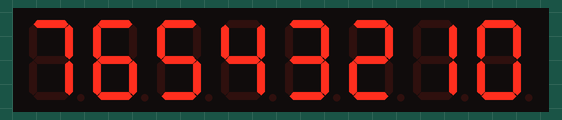
This program was run on a simulated ATmega32, built with avr-gcc and emulated at 1 MHz. On the bench: 8-digit seven-segment display. Wiring (inferred from the names in the program): MAX7219 LED driver: CS PB4.

Above: at 0.1 s.
At 16.1 s:
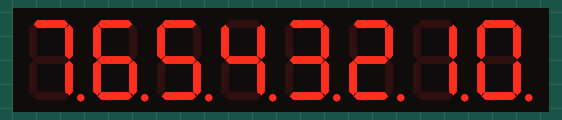
At 25.1 s:
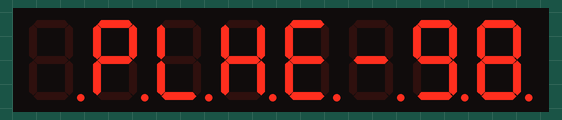
At 33.1 s:
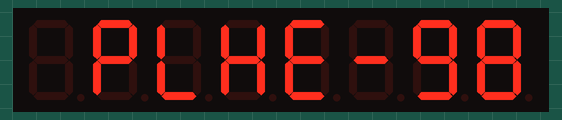

The program:

main.c
```c
/*
 * ATmega32_Driver.c
 *
 * Created: 26/06/2023 12:24:49
 * Author : Ahmed
 */
#define F_CPU 1000000UL

//#define  Master
#include <avr/io.h>
#include "UART.h"
#include "lcd.h"
#include "SPI.h"
#include "Timer.h"
#include "max2719.h"

void lab1(void);
void lab2(void);

int main(void){

	lab2();
	return 0;
    /* Replace with your application code */

}

void lab1(void){
	uint8_t ch;
	SPI_config_t conf;
	conf.enable = SPI_Enable_on;
	DDRA = 0xff;

	#ifdef Master
	conf.master_slave_mode = SPI_Master;
	SPI_init(&conf);

	for (ch = 0 ; ch <= 255; ch++){
		_delay_ms(1000);
		PORTA = SPI_transfer_data(ch);
	}
	#else
	conf.master_slave_mode = SPI_Slave;
	SPI_init(&conf);
	while (1){
		for (ch = 255; ch > 0 ; ch--){
			PORTA = SPI_transfer_data(ch);
		}
	}

	#endif
}

void lab2(void){
	uint8_t counter = 0;
	SPI_config_t conf;
	conf.enable = SPI_Enable_on;
	conf.master_slave_mode = SPI_Master;
	SPI_init(&conf);
	MAX2719_init();

	while(1){
		for (uint8_t index_display = 1; index_display < 9; index_display++){
			MAX2719_display(index_display, counter++);
		}
		_delay_ms(1000);
	}
}
```

lcd.c
```c
/*
 * lcd.c
 *
 * Created: 03/02/2023 15:00:16
 *  Author: Ahmed
 */

#include "lcd.h"
#include <stdio.h>

void LCD_KICK()
{
	LCD_CTRL &= ~(1<<E_PIN);
	_delay_ms(50);
	LCD_CTRL |=(1<<E_PIN);
}

void LCD_ISBUSY()
{
	DataDir_LCD_PORT &= ~(0xFF<<DATA_SHIFT);
	LCD_CTRL		 |=  (1 << RW_PIN);
	LCD_CTRL		 &= ~(1 << RS_PIN);
	LCD_KICK();
	#ifdef EIGHT_BIT_MODE
		DataDir_LCD_PORT |=  (0xFF<<DATA_SHIFT);
	#endif

	#ifdef FOUR_BIT_MODE
	DataDir_LCD_PORT |=  (0xF0<<DATA_SHIFT);
	#endif

	LCD_CTRL		 &= ~(1 << RW_PIN);
}

void LCD_INIT()
{
	_delay_ms(20);
	LCD_ISBUSY();
	DataDir_LCD_CTRL |=  ((1 << RS_PIN) | (1 << RW_PIN) | (1 << E_PIN));
	LCD_CTRL		 &= ~((1 << RW_PIN) | (1 << RS_PIN) | (1 << E_PIN));
	LCD_KICK();
	_delay_ms(15);
	LCD_CLEAR_SCREEN();

	#ifdef EIGHT_BIT_MODE
		DataDir_LCD_PORT |=  (0xFF<<DATA_SHIFT);
		LCD_WRITE_COMMAND(LCD_CMD_FUNCTION_8BIT_2LINES);
	#endif

	#ifdef FOUR_BIT_MODE
		DataDir_LCD_PORT |=  (0xF0<<DATA_SHIFT);
		LCD_WRITE_COMMAND(LCD_CMD_FUNCTION_4BIT_2LINES_1st_CMD);
		LCD_WRITE_COMMAND(LCD_CMD_FUNCTION_4BIT_2LINES);
	#endif
	LCD_WRITE_COMMAND(LCD_CMD_ENTRY_MODE);
	LCD_WRITE_COMMAND(LCD_CMD_BEGIN_AT_FIRST_ROW);
	LCD_WRITE_COMMAND(LCD_CMD_DISP_ON_CURSOR_BLINK);
}

void LCD_WRITE_COMMAND(unsigned char command)
{
	#ifdef EIGHT_BIT_MODE
		LCD_ISBUSY();
		LCD_PORT = command;
		LCD_CTRL &= ~(1<<RW_PIN)|(1<<RS_PIN);
		LCD_KICK();
	#endif

	#ifdef FOUR_BIT_MODE
		//LCD_ISBUSY();
		LCD_PORT = (LCD_PORT & 0x0F) | (command & 0xF0);
		LCD_CTRL &= ~ ((1<<RW_PIN)|(1<<RS_PIN));
		LCD_KICK();

		_delay_ms(100);
		LCD_PORT = (LCD_PORT & 0x0F) | (command << DATA_SHIFT);
		LCD_CTRL &= ~ ((1<<RW_PIN)|(1<<RS_PIN));
		LCD_KICK();
	#endif

}
void LCD_WRITE_CHAR(unsigned char character)
{
	#ifdef EIGHT_BIT_MODE
		LCD_ISBUSY();
		LCD_CTRL |=   (1<<RS_PIN);
		LCD_PORT = ((character) << (DATA_SHIFT));
		LCD_CTRL |=   (1<<RS_PIN);
		LCD_CTRL &= ~ (1<<RW_PIN);
		LCD_KICK();
	#endif

	#ifdef FOUR_BIT_MODE
		LCD_PORT = (LCD_PORT & 0x0F) | (character & 0xF0);
		LCD_CTRL |= (1<<RS_PIN); // Turn RS ON for data mode
		LCD_CTRL &= ~(1<<RW_PIN); // Turn RW OFF for write mode
		LCD_KICK();
		LCD_PORT = (LCD_PORT & 0x0F) | (character << 4);
		LCD_CTRL |= (1<<RS_PIN); // Turn RS ON for data mode
		LCD_CTRL &= ~(1<<RW_PIN); // Turn RW OFF for write mode
		LCD_KICK();
	#endif
}

void LCD_WRITE_STRING(char* string)
{
	volatile static char counter = 0;
	while(*string != 0)
	{
		if(counter == 16)
		{
			LCD_GOTO_XY(LCD_SECOND_LINE, LCD_FIRST_COLUMN);
		}

		LCD_WRITE_CHAR(*string ++);
		counter++;

		if(counter > 31)
		{
			LCD_WRITE_COMMAND(LCD_CMD_CLEAR_SCREEN);
			LCD_GOTO_XY(LCD_FIRST_LINE, LCD_FIRST_COLUMN);
			counter = 0 ;
		}

	}
}

void LCD_WRITE_Intger_Number( uint32_t Intger_Number )
{
		char str[7];
		sprintf(str,"%d",Intger_Number);     // Adjust the formatting to your liking
		LCD_WRITE_STRING((uint8_t*)str);
}

void LCD_CLEAR_SCREEN()
{
	LCD_WRITE_COMMAND(LCD_CMD_CLEAR_SCREEN);
}

void LCD_GOTO_XY(unsigned char line, unsigned char position)
{
	if (line == 0)
	{
		if (position < 16 && position >= 0)
		{
			LCD_WRITE_COMMAND(LCD_CMD_BEGIN_AT_FIRST_ROW + position);
		}
	}
	else if (line == 1)
	{
		if (position < 16 && position >= 0)
		{
			LCD_WRITE_COMMAND(LCD_CMD_BEGIN_AT_SECOND_ROW + position);
		}
	}

}
```

lcd.h
```c
/*
 * lcd.h
 *
 * Created: 03/02/2023 15:00:28
 *  Author: Ahmed
 */

#ifndef LCD_H_
#define LCD_H_

#include <avr/io.h>
#include <util/delay.h>

#define LCD_PORT			PORTA
#define DataDir_LCD_PORT	DDRA

#define LCD_CTRL			PORTB
#define DataDir_LCD_CTRL	DDRB


#define DATA_SHIFT			(4) // 0:4 bit date mode | 4:8 bit data mode

//#define EIGHT_BIT_MODE
#define FOUR_BIT_MODE

// Options for LCD
#define RS_PIN										(1)
#define	RW_PIN										(2)
#define E_PIN										(3)
#define LCD_FIRST_LINE								(0)
#define LCD_SECOND_LINE								(1)
#define LCD_FIRST_COLUMN							(0)

// Commands of LCD
#define LCD_CMD_FUNCTION_8BIT_2LINES   					(0x38)
#define LCD_CMD_FUNCTION_4BIT_2LINES   					(0x28)
#define LCD_CMD_FUNCTION_4BIT_2LINES_1st_CMD 			(0x02)
#define LCD_CMD_MOVE_DISP_RIGHT       					(0x1C)
#define LCD_CMD_MOVE_DISP_LEFT   						(0x18)
#define LCD_CMD_MOVE_CURSOR_RIGHT   					(0x14)
#define LCD_CMD_MOVE_CURSOR_LEFT 	  					(0x10)
#define LCD_CMD_DISP_OFF   								(0x08)
#define LCD_CMD_DISP_ON_CURSOR   						(0x0E)
#define LCD_CMD_DISP_ON_CURSOR_BLINK   					(0x0F)
#define LCD_CMD_DISP_ON_BLINK   						(0x0D)
#define LCD_CMD_DISP_ON   								(0x0C)
#define LCD_CMD_ENTRY_DEC   							(0x04)
#define LCD_CMD_ENTRY_DEC_SHIFT   						(0x05)
#define LCD_CMD_ENTRY_INC_   							(0x06)
#define LCD_CMD_ENTRY_INC_SHIFT   						(0x07)
#define LCD_CMD_BEGIN_AT_FIRST_ROW						(0x80)
#define LCD_CMD_BEGIN_AT_SECOND_ROW						(0xC0)
#define LCD_CMD_CLEAR_SCREEN							(0x01)
#define LCD_CMD_ENTRY_MODE								(0x06)

void LCD_INIT();
void LCD_WRITE_COMMAND(unsigned char command);
void LCD_WRITE_CHAR(unsigned char character);
void LCD_WRITE_STRING(char* string);
void LCD_WRITE_Intger_Number( uint32_t Intger_Number );
void LCD_ISBUSY();
void LCD_CLEAR_SCREEN();
void LCD_GOTO_XY(unsigned char line, unsigned char position);
void LCD_KICK();


#endif  /* LCD_H_ */
```

max2719.c
```c
/*
 * max2719.c
 *
 * Created: 02/07/2023 23:13:38
 *  Author: Ahmed
 */

#include "max2719.h"

void execute_comand(uint8_t cmd, uint8_t data){
	//Initializing the packet by pulling ss low
	CLEAR_BIT(MAX2719_PORT,SPI_SS);

	SPI_transfer_data(cmd); // Sending command

	SPI_transfer_data(data);// Sending data

	SET_BIT(MAX2719_PORT,SPI_SS);//Terminating the packet by pulling ss high
}

void MAX2719_init(void){
	//Decode Mode &  displaying 11111111
	execute_comand(MAX2719_DECODE_MODE, 0xFF);
	//Set the scan limit to display all digits (digit 0-7)
	execute_comand(MAX2719_SCAN_LIMT,0x07);
	//Set Intensity
	execute_comand(MAX2719_INTENSITY,0x0F);
	//Turning the display on
	execute_comand(MAX2719_SHUTDOWN,0x01);
}

void MAX2719_clear_display(void){
	for (uint8_t i = 0; i < 8; i++){
		execute_comand(i,0);
	}
}

/**===========================================================================
 * @Fn				-MAX2719_display
 * @brief 			-displays numbers-characters in the screen
 * @param [in] 		-screen_number: which screen to display 1-8
 *					 1 is the left most while 8 is the right most
 * @param [in] 		-data: character to display
 * @retval 			-none
 * Note				-none
 *============================================================================
 */
void MAX2719_display(uint8_t screen_number, uint8_t data){
	execute_comand(screen_number,data);
}
```

max2719.h
```c
/*
 * max2719.h
 *
 * Created: 02/07/2023 23:13:51
 *  Author: Ahmed
 */


#ifndef MAX2719_H_
#define MAX2719_H_

//-*-*-*-*-*-*-*-*-*-*-*-
//Includes:
//-*-*-*-*-*-*-*-*-*-*-*-
#include <stdint.h>
#include <avr/io.h>
#include "SPI.h"

//=================================================================
//-*-*-*-*-*-*-*-*-*-*-*-
//Generic Macros & typdefs:

#define MAX2719_PORT						PORTB

#define MAX2719_NO_OP						0x00
#define MAX2719_D0							0x01
#define MAX2719_D1							0x02
#define MAX2719_D2							0x03
#define MAX2719_D3							0x04
#define MAX2719_D4							0x05
#define MAX2719_D5							0x06
#define MAX2719_D6							0x07
#define MAX2719_D7							0x08
#define MAX2719_DECODE_MODE					0x09
#define MAX2719_INTENSITY					0x0A
#define MAX2719_SCAN_LIMT					0x0B
#define MAX2719_SHUTDOWN					0x0C
#define MAX2719_DISPLAY_TEST				0x0F

//==========================================================================================
//-*-*-*-*-*-*-*-*-*-*-*-
//APIs:
//-*-*-*-*-*-*-*-*-*-*-*-
void MAX2719_init(void);
void MAX2719_clear_display(void);
void MAX2719_display(uint8_t index, uint8_t data);


#endif /* MAX2719_H_ */
```

SPI.h
```c
/*
 * SPI.h
 *
 * Created: 01/07/2023 18:38:22
 *  Author: Ahmed
 */


#ifndef SPI_H_
#define SPI_H_
//-*-*-*-*-*-*-*-*-*-*-*-
//Includes:
//-*-*-*-*-*-*-*-*-*-*-*-
#include <stdint.h>
#include <avr/io.h>
#include "avr/interrupt.h"
#include "../Utilities.h"

//=================================================================
//-*-*-*-*-*-*-*-*-*-*-*-
//Generic Macros & typdefs:
//-*-*-*-*-*-*-*-*-*-*-*-


typedef enum {
	SPI_Slave = 20,
	SPI_Master
}SPI_master_slave_mode;

typedef enum {
	SPI_Fosc4 = 0b00,
	SPI_Fosc16 = 0b01,
	SPI_Fosc64 = 0b10,
	SPI_Fosc128 = 0b11
}SPI_prescalar;

typedef enum {
	SPI_Enable_off = 20,
	SPI_Enable_on
}SPI_enable;

typedef enum {
	SPI_Double_Speed_off = 20,
	SPI_Double_Speed_on
}SPI_double_speed;

typedef enum {
	SPI_Idle_Low = 20,
	SPI_Idle_High
}SPI_operating_level;

typedef enum {
	SPI_Falling = 20,
	SPI_Rising
}SPI_sampling_edge;

typedef enum {
	SPI_Interrupt_off = 20,
	SPI_Interrupt_on
}SPI_interrupt;

typedef enum {
	SPI_MSB_First = 20,
	SPI_LSB_First
}SPI_data_order;


typedef struct{
	SPI_master_slave_mode		master_slave_mode;
	SPI_prescalar				prescalar;
	SPI_enable					enable;
	SPI_double_speed			double_speed;
	SPI_operating_level			operating_level;
	SPI_sampling_edge			smapling_edge;
	SPI_interrupt				interrupt;
	void (*ptr_SPI) (void);
	SPI_data_order				data_order;
}SPI_config_t;

#define SPI_DDR			DDRB
#define SPI_PORT		PORTB
#define SPI_MOSI		PB5
#define SPI_MISO		PB6
#define SPI_SCK			PB7
#define SPI_SS			PB4


//==========================================================================================
//-*-*-*-*-*-*-*-*-*-*-*-
//APIs:
//-*-*-*-*-*-*-*-*-*-*-*-
void SPI_init(SPI_config_t * spi);
uint8_t SPI_transfer_data(uint8_t data);


#endif /* SPI_H_ */
```

Timer.h
```c
/*
 * Timer.h
 *
 * Created: 27/07/2023 18:49:52
 *  Author: Ahmed
 */


#ifndef TIMER_H_
#define TIMER_H_

//-*-*-*-*-*-*-*-*-*-*-*-
//Includes:
//-*-*-*-*-*-*-*-*-*-*-*-
#include <stdint.h>
#include <avr/io.h>
#include "avr/interrupt.h"
#include "../Utilities.h"

//=================================================================
//-*-*-*-*-*-*-*-*-*-*-*-
//Generic Macros & typdefs:
//-*-*-*-*-*-*-*-*-*-*-*-

//Interrupts
#define ENABLE_INTERRUPTS()				SREG |= (1 << 7)
#define DISABLE_INTERRUPTS()			SREG &= ~(1 << 7)

/******************************************************************************
*				     Configuration Structure	                			  *
*******************************************************************************/
typedef struct{
	uint8_t				timer_mode; /*Specifies the mode of the timer Clear Timer on Compare match (CTC),
							PWM,etc...	this parameter must be configured form @ref timer_mode*/

	uint8_t				clk_source; /*This parameter must be configured form @ref clk_source*/

	uint8_t				irq_enable; /*This parameter enables the interrupt must be configured form @ref irq_enable*/

	void(*P_callback_func)(void);

	}timer0_config_t;


//-------------------------------------------------------------------
//==================Macros Configuration References==================
//-------------------------------------------------------------------

//@ref timer_mode
#define TIMER0_MODE_NORMAL															(uint8_t)(0x0<<WGM01)

#define TIMER0_MODE_PHASE_CORRECT_PWM_MODE_NORMAL									(uint8_t)(0x1<<WGM01)
#define TIMER0_MODE_PHASE_CORRECT_PWM_CLEAR_ON_COMPARE								(uint8_t)(0x5<<WGM01)/*	Clears pin OC0 which is PB3 Clear OC0 on compare match when up-counting. Set OC0 on compare match when down-counting.*/
#define TIMER0_MODE_PHASE_CORRECT_PWM_SET_ON_COMPARE								(uint8_t)(0x7<<WGM01)/*Set OC0 on compare match when up-counting. Clear OC0 on compare match when down-counting.*/

#define TIMER0_MODE_CTC_NORMAL														(uint8_t)(0x8<<WGM01)
#define TIMER0_MODE_CTC_TOGGLE_ON_COMPARE											(uint8_t)(0xA<<WGM01)
#define TIMER0_MODE_CTC_CLEAR_ON_COMPARE											(uint8_t)(0xC<<WGM01)
#define TIMER0_MODE_CTC_SET_ON_COMPARE												(uint8_t)(0xE<<WGM01)

#define TIMER0_MODE_FAST_PWM_MODE_NORMAL											(uint8_t)(0x9<<WGM01)
#define TIMER0_MODE_FAST_PWM_MODE_NON_INVERTING										(uint8_t)(0xD<<WGM01)
#define TIMER0_MODE_FAST_PWM_MODE_INVERTING											(uint8_t)(0xF<<WGM01)


//@ref clk_source
#define TIMER0_CLK_SOURCE_NO_PRESCALER												(uint8_t)(0x1<<CS00)
#define TIMER0_CLK_SOURCE_8_PRESCALER												(uint8_t)(0x2<<CS00)
#define TIMER0_CLK_SOURCE_64_PRESCALER												(uint8_t)(0x3<<CS00)
#define TIMER0_CLK_SOURCE_256_PRESCALER												(uint8_t)(0x4<<CS00)
#define TIMER0_CLK_SOURCE_1024_PRESCALER											(uint8_t)(0x5<<CS00)
#define TIMER0_CLK_SOURCE_EXTERNAL_FALLING											(uint8_t)(0x6<<CS00)
#define TIMER0_CLK_SOURCE_EXTERNAL_RISING											(uint8_t)(0x7<<CS00)

//@ref irq_enable
#define TIMER0_IRQ_ENABLE_NONE														(uint8_t)(0X0)
#define TIMER0_IRQ_ENABLE_TOIE0														(uint8_t)(1<<TOIE0)
#define TIMER0_IRQ_ENABLE_OCIE0														(uint8_t)(1<<OCIE0)

//------------------------------------------------------------------------------------------
//								APIs supported by "MCAL TIMER Driver"
//------------------------------------------------------------------------------------------
void MCAL_timer0_init(timer0_config_t * config);
void MCAL_timer0_deinit(void);

void MCAL_timer0_GetCompareValue(uint8_t* pu8_TicksNumber);
void MCAL_timer0_SetCompareValue(uint8_t u8_TicksNumber);

void MCAL_timer0_GetCounterValue(uint8_t* pu8_TicksNumber);
void MCAL_timer0_SetCounterValue(uint8_t u8_TicksNumber);

void MCAL_timer0_GetOverflowValue(uint8_t* pu8_TicksNumber);
void MCAL_timer0_SetOverflowValue(uint8_t u8_TicksNumber);

void MCAL_timer0_phaseCorrectPWM_DutyCycle(uint8_t Duty_Cycle);


#endif /* TIMER_H_ */
```

UART.h
```c
/*
 * USART.h
 *
 * Created: 18/06/2023 14:47:56
 *  Author: Ahmed
 */


#ifndef UART_H_
#define UART_H_

//-*-*-*-*-*-*-*-*-*-*-*-
//Includes:
//-*-*-*-*-*-*-*-*-*-*-*-
#include <stdint.h>
#include <avr/io.h>
#include "avr/interrupt.h"

#include <util/delay.h>
#include "../Utilities.h"

//=========================================================================
//-*-*-*-*-*-*-*-*-*-*-*-
//Generic Macros:
//-*-*-*-*-*-*-*-*-*-*-*-
#define STOP_SYMBOL	 '#'


//=========================================================================
//-*-*-*-*-*-*-*-*-*-*-*-
//APIs:
//-*-*-*-*-*-*-*-*-*-*-*-
void UART_Init(void);

void UART_Send(uint8_t data);

uint8_t UART_Recive(void);

void UART_Send_Number(uint32_t num);

uint32_t UART_Recive_Number(void);

void UART_Send_String(char* str);

void UART_Recive_String(char* str);

uint8_t UART_Recive_Peridic(uint8_t * data);

void UART_Send_NoBlock(uint8_t data);

uint8_t UART_Recive_NoBlock(void);

void UART_RX_Interrupt_Enable(void);

void UART_RX_Interrupt_Disable(void);

void UART_TX_Interrupt_Enable(void);

void UART_TX_Interrupt_Disable(void);

#endif /* UART_H_ */
```

Utilities.h
```c
/*
 * Utilities.h
 *
 * Created: 18/06/2023 14:50:00
 *  Author: Ahmed
 */


#ifndef UTILITIES_H_
#define UTILITIES_H_

#define CLEAR_BIT(reg,bit)		(reg &= ~(1<<bit))
#define SET_BIT(reg,bit)		(reg |= (1<<bit))
#define TOGGLE_BIT(reg,bit)		(reg ^= (1<<bit))
#define READ_BIT(reg,bit)		((reg>>bit)&1)

#endif /* UTILITIES_H_ */
```

SPI.c
```c
/*
 * SPI.c
 *
 * Created: 01/07/2023 18:37:49
 *  Author: Ahmed
 */
#include "SPI.h"
static void (*SPI_ISR)(void);

void SPI_init(SPI_config_t * spi){

	//Enabling interrupt and assigning callback function
	if (spi->interrupt == SPI_Interrupt_on){
		SET_BIT(SPCR,SPIE);
		SPI_ISR = spi->ptr_SPI;
	} else if (spi->interrupt == SPI_Interrupt_off) {
		CLEAR_BIT(SPCR,SPIE);
	}

	//Data order
	if (spi->data_order == SPI_LSB_First){
		SET_BIT(SPCR,DORD);
	} else if (spi->data_order == SPI_MSB_First){
		CLEAR_BIT(SPCR,DORD);
	}

	//Master & Slave setup
	if (spi->master_slave_mode == SPI_Master){
		SET_BIT(SPCR,MSTR);
		//Set MOSI, SCK, SS as outputs
		SPI_DDR |= (1 << SPI_MOSI) | (1 << SPI_SCK) | (1 << SPI_SS);
		//Set MISO as input
		SPI_DDR &= ~(1 << SPI_MISO);

		//Pre-scalar
		SPCR = SPCR | (spi->prescalar);

		//Double speed
		if (spi->double_speed == SPI_Double_Speed_on){
			SET_BIT(SPCR,SPI2X);
		} else if (spi->double_speed == SPI_Double_Speed_off){
			CLEAR_BIT(SPCR,SPI2X);
		}

	} else if (spi->master_slave_mode == SPI_Slave){
		CLEAR_BIT(SPCR,MSTR);
		//Set MISO as output
		SPI_DDR |=	(1 << SPI_MISO);
		//Set SS, SCK, and MOSI as inputs
		SPI_DDR &= ~((1 << SPI_MOSI) | (1 << SPI_SS) | (1 << SPI_SCK));
	}

	//Clock polarity
	if (spi->operating_level == SPI_Idle_Low){
		SET_BIT(SPCR,CPOL);
	} else if (spi->operating_level == SPI_Idle_High){
		CLEAR_BIT(SPCR,CPOL);
	}

	//Clock phase
	if (spi->smapling_edge == SPI_Rising){
		SET_BIT(SPCR,CPHA);
	} else if (spi->smapling_edge == SPI_Falling){
		CLEAR_BIT(SPCR,CPHA);
	}

	if (spi->enable == SPI_Enable_on){
		SET_BIT(SPCR,SPE);
	} else if (spi->enable == SPI_Enable_off){
		CLEAR_BIT(SPCR,SPE);
	}

}

uint8_t SPI_transfer_data(uint8_t data){
	SPDR = data;
	//Waiting for data to complete transfers
	while(!(SPSR & (1 << SPIF)));
	return SPDR;
}

/*
if (){
	SET_BIT(SPCR,);
} else if (){
	CLEAR_BIT(SPCR,);
}

*/
```

Source omitted: Timer.c (1945 bytes), UART.c (2692 bytes)

Measured:
- by itself, everything shown: repeats every 32.0 s, in 32 steps
- what the display in image 1 shows lasts 1.0 s, from 16.0 s to 17.0 s
